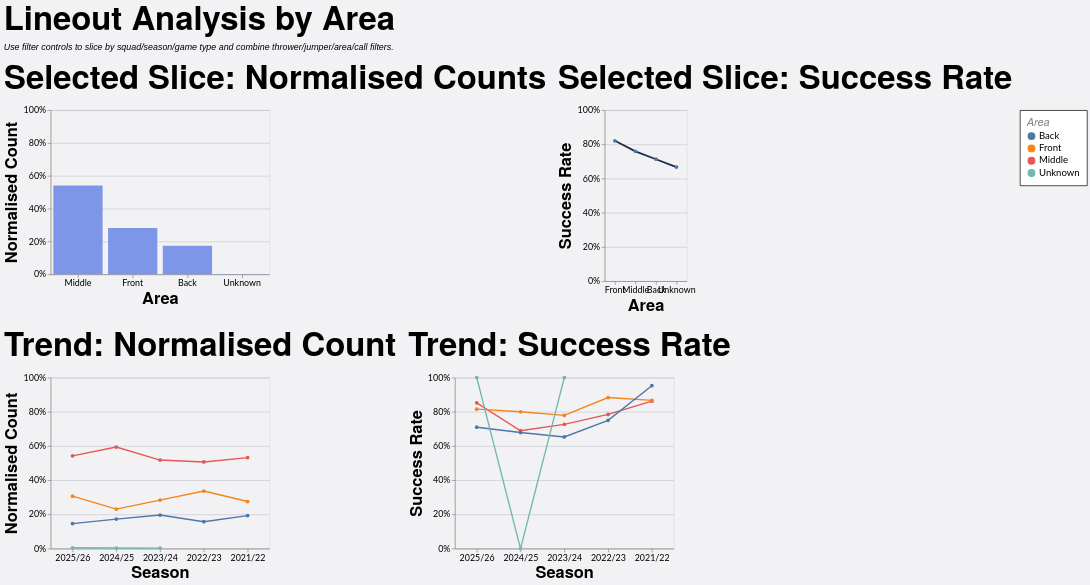

The specification (Vega-Lite) saved for this image:
### Vega-Lite specification from a JSON file in a GitHub repository (floating-point values rounded to 4 significant figures; data arrays with more than 128 entries replaced by an {"elided": "..."} marker saying what was removed)
{"config": {"axis": {"labelFont": "Lato, sans-serif", "titleFont": "PT Sans Narrow, Helvetica Neue, Helvetica, Arial, sans-serif", "labelFontSize": 13, "titleFontSize": 24, "gridColor": "#202947", "gridOpacity": 0.2}, "header": {"labelFont": "PT Sans Narrow, Helvetica Neue, Helvetica, Arial, sans-serif", "titleFont": "PT Sans Narrow, Helvetica Neue, Helvetica, Arial, sans-serif", "labelFontSize": 24, "titleFontSize": 28, "labelFontWeight": "bold", "orient": "left"}, "legend": {"labelFont": "Lato, sans-serif", "titleFont": "PT Sans Narrow, Helvetica Neue, Helvetica, Arial, sans-serif", "labelFontSize": 14, "titleFontSize": 16, "titlePadding": 5, "fillColor": "white", "strokeColor": "black", "padding": 10, "titleFontWeight": "lighter", "titleFontStyle": "italic", "titleColor": "gray", "offset": 10}, "title": {"font": "PT Sans Narrow, Helvetica Neue, Helvetica, Arial, sans-serif", "fontSize": 48, "fontWeight": "bold", "anchor": "start", "align": "center", "titlePadding": 20, "subtitlePadding": 10, "subtitleFontSize": 13, "subtitleColor": "", "subtitleFontStyle": "italic", "offset": 15, "color": "black"}, "axisX": {"labelAngle": 0}, "facet": {"title": null, "header": null, "align": {"row": "each", "column": "each"}}, "resolve": {"scale": {"y": "independent", "facet": "independent"}}, "background": "#f2f1f4"}, "vconcat": [{"hconcat": [{"mark": {"type": "bar", "color": "#7d96e8"}, "encoding": {"tooltip": [{"field": "area", "title": "Area", "type": "nominal"}, {"field": "attempts", "format": ",.0f", "title": "Lineouts", "type": "quantitative"}, {"field": "share", "format": ".1%", "title": "Normalised Count", "type": "quantitative"}], "x": {"field": "area", "sort": "-y", "title": "Area", "type": "nominal"}, "y": {"axis": {"format": "%"}, "field": "share", "scale": {"domain": [0, 1]}, "title": "Normalised Count", "type": "quantitative"}}, "height": 240, "title": "Selected Slice: Normalised Counts", "transform": [{"filter": "(loSquad == 'All' || datum.squad == loSquad) && (loGameType == 'All' || (loGameType == 'League + Cup' && (datum.game_type == 'League' || datum.game_type == 'Cup')) || (loGameType == 'League only' && datum.game_type == 'League') || datum.game_type == loGameType) && (loOpposition == 'All' || datum.opposition == loOpposition) && (loThrower == 'All' || datum.thrower == loThrower) && (loJumper == 'All' || datum.jumper == loJumper) && (loArea == 'All' || datum.area == loArea) && (loNumbers == 'All' || datum.numbers == loNumbers) && (loCall == 'All' || datum.call == loCall) && (loCallType == 'All' || datum.call_type == loCallType)"}, {"filter": "(loSeason == 'All' || datum.season == loSeason)"}, {"aggregate": [{"op": "count", "as": "attempts"}, {"op": "sum", "field": "won", "as": "won"}], "groupby": ["area"]}, {"joinaggregate": [{"op": "sum", "field": "attempts", "as": "total_attempts"}]}, {"calculate": "datum.attempts / datum.total_attempts", "as": "share"}, {"calculate": "datum.won / datum.attempts", "as": "success_rate"}], "width": 320}, {"mark": {"type": "line", "color": "#202946", "point": true, "strokeWidth": 2.5}, "encoding": {"tooltip": [{"field": "area", "title": "Area", "type": "nominal"}, {"field": "won", "format": ",.0f", "title": "Won", "type": "quantitative"}, {"field": "attempts", "format": ",.0f", "title": "Lineouts", "type": "quantitative"}, {"field": "success_rate", "format": ".1%", "title": "Success Rate", "type": "quantitative"}], "x": {"field": "area", "sort": "-y", "title": "Area", "type": "nominal"}, "y": {"axis": {"format": "%"}, "field": "success_rate", "scale": {"domain": [0, 1]}, "title": "Success Rate", "type": "quantitative"}}, "height": 250, "title": "Selected Slice: Success Rate", "transform": [{"filter": "(loSquad == 'All' || datum.squad == loSquad) && (loGameType == 'All' || (loGameType == 'League + Cup' && (datum.game_type == 'League' || datum.game_type == 'Cup')) || (loGameType == 'League only' && datum.game_type == 'League') || datum.game_type == loGameType) && (loOpposition == 'All' || datum.opposition == loOpposition) && (loThrower == 'All' || datum.thrower == loThrower) && (loJumper == 'All' || datum.jumper == loJumper) && (loArea == 'All' || datum.area == loArea) && (loNumbers == 'All' || datum.numbers == loNumbers) && (loCall == 'All' || datum.call == loCall) && (loCallType == 'All' || datum.call_type == loCallType)"}, {"filter": "(loSeason == 'All' || datum.season == loSeason)"}, {"aggregate": [{"op": "count", "as": "attempts"}, {"op": "sum", "field": "won", "as": "won"}], "groupby": ["area"]}, {"joinaggregate": [{"op": "sum", "field": "attempts", "as": "total_attempts"}]}, {"calculate": "datum.attempts / datum.total_attempts", "as": "share"}, {"calculate": "datum.won / datum.attempts", "as": "success_rate"}], "width": {"step": 30}}], "spacing": 16}, {"hconcat": [{"mark": {"type": "line", "point": true, "strokeWidth": 2}, "encoding": {"color": {"field": "area", "title": "Area", "type": "nominal"}, "tooltip": [{"field": "season", "title": "Season", "type": "nominal"}, {"field": "area", "title": "Area", "type": "nominal"}, {"field": "attempts", "format": ",.0f", "title": "Lineouts", "type": "quantitative"}, {"field": "norm_count", "format": ".1%", "title": "Normalised Count", "type": "quantitative"}], "x": {"field": "season", "sort": "-x", "title": "Season", "type": "nominal"}, "y": {"axis": {"format": "%"}, "field": "norm_count", "scale": {"domain": [0, 1]}, "title": "Normalised Count", "type": "quantitative"}}, "height": 250, "title": "Trend: Normalised Count", "transform": [{"filter": "(loSquad == 'All' || datum.squad == loSquad) && (loGameType == 'All' || (loGameType == 'League + Cup' && (datum.game_type == 'League' || datum.game_type == 'Cup')) || (loGameType == 'League only' && datum.game_type == 'League') || datum.game_type == loGameType) && (loOpposition == 'All' || datum.opposition == loOpposition) && (loThrower == 'All' || datum.thrower == loThrower) && (loJumper == 'All' || datum.jumper == loJumper) && (loArea == 'All' || datum.area == loArea) && (loNumbers == 'All' || datum.numbers == loNumbers) && (loCall == 'All' || datum.call == loCall) && (loCallType == 'All' || datum.call_type == loCallType)"}, {"aggregate": [{"op": "count", "as": "attempts"}, {"op": "sum", "field": "won", "as": "won"}], "groupby": ["season", "area"]}, {"joinaggregate": [{"op": "sum", "field": "attempts", "as": "season_attempts"}], "groupby": ["season"]}, {"calculate": "datum.attempts / datum.season_attempts", "as": "norm_count"}, {"calculate": "datum.won / datum.attempts", "as": "success_rate"}], "width": 320}, {"mark": {"type": "line", "point": true, "strokeWidth": 2}, "encoding": {"color": {"field": "area", "title": "Area", "type": "nominal"}, "tooltip": [{"field": "season", "title": "Season", "type": "nominal"}, {"field": "area", "title": "Area", "type": "nominal"}, {"field": "won", "format": ",.0f", "title": "Won", "type": "quantitative"}, {"field": "attempts", "format": ",.0f", "title": "Lineouts", "type": "quantitative"}, {"field": "success_rate", "format": ".1%", "title": "Success Rate", "type": "quantitative"}], "x": {"field": "season", "sort": "-x", "title": "Season", "type": "nominal"}, "y": {"axis": {"format": "%"}, "field": "success_rate", "scale": {"domain": [0, 1]}, "title": "Success Rate", "type": "quantitative"}}, "height": 250, "title": "Trend: Success Rate", "transform": [{"filter": "(loSquad == 'All' || datum.squad == loSquad) && (loGameType == 'All' || (loGameType == 'League + Cup' && (datum.game_type == 'League' || datum.game_type == 'Cup')) || (loGameType == 'League only' && datum.game_type == 'League') || datum.game_type == loGameType) && (loOpposition == 'All' || datum.opposition == loOpposition) && (loThrower == 'All' || datum.thrower == loThrower) && (loJumper == 'All' || datum.jumper == loJumper) && (loArea == 'All' || datum.area == loArea) && (loNumbers == 'All' || datum.numbers == loNumbers) && (loCall == 'All' || datum.call == loCall) && (loCallType == 'All' || datum.call_type == loCallType)"}, {"aggregate": [{"op": "count", "as": "attempts"}, {"op": "sum", "field": "won", "as": "won"}], "groupby": ["season", "area"]}, {"joinaggregate": [{"op": "sum", "field": "attempts", "as": "season_attempts"}], "groupby": ["season"]}, {"calculate": "datum.attempts / datum.season_attempts", "as": "norm_count"}, {"calculate": "datum.won / datum.attempts", "as": "success_rate"}], "width": 320}], "spacing": 16}], "data": {"name": "data-8bfb8f3838b7db0bea9fd4452120c318"}, "params": [{"name": "loSquad", "value": "All"}, {"name": "loSeason", "value": "All"}, {"name": "loGameType", "value": "All"}, {"name": "loOpposition", "value": "All"}, {"name": "loThrower", "value": "All"}, {"name": "loJumper", "value": "All"}, {"name": "loArea", "value": "All"}, {"name": "loNumbers", "value": "All"}, {"name": "loCall", "value": "All"}, {"name": "loCallType", "value": "All"}], "spacing": 22, "title": {"text": "Lineout Analysis by Area", "subtitle": "Use filter controls to slice by squad/season/game type and combine thrower/jumper/area/call filters."}, "$schema": "https://vega.github.io/schema/vega-lite/v5.20.1.json", "datasets": {"data-8bfb8f3838b7db0bea9fd4452120c318": {"elided": "1242 records"}}}
